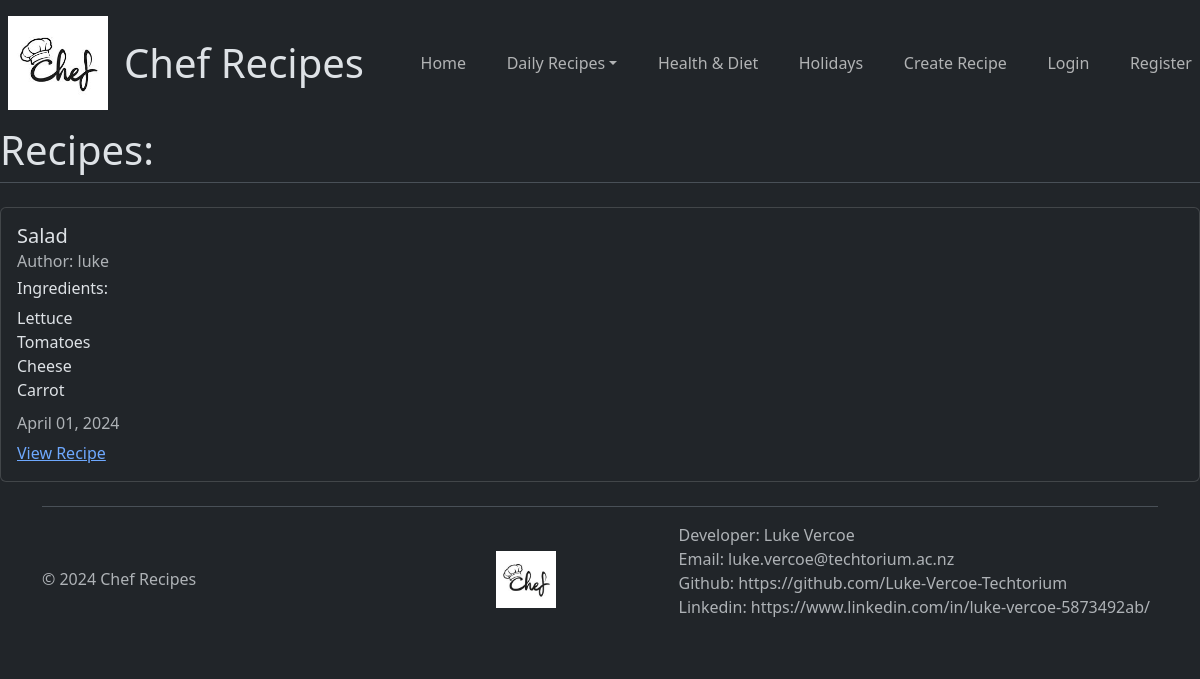
/lunch, run on an earlier commit of the app's database.
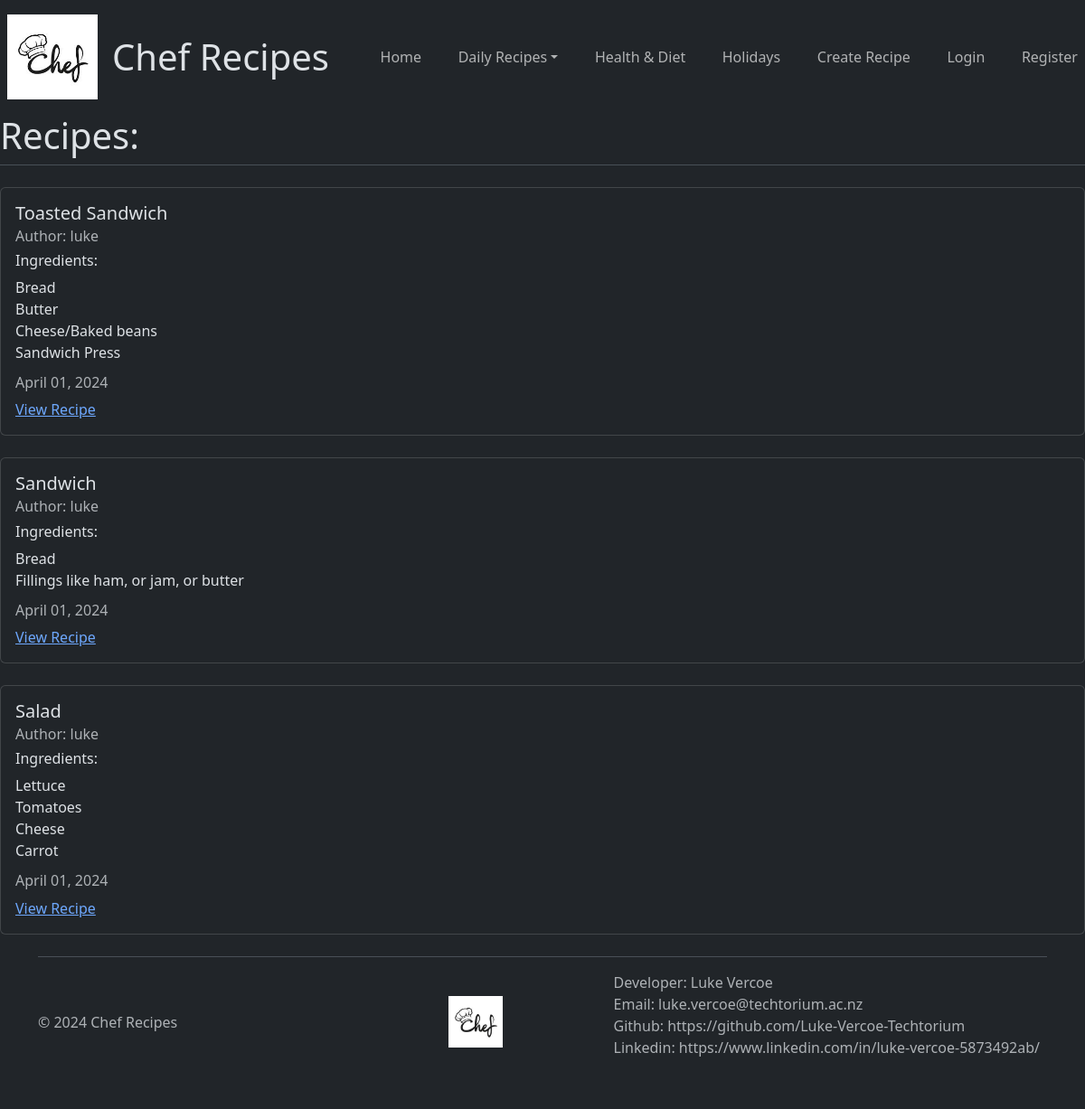
And on a later commit of the database.
### recipes/models.py (models this page shows, shortened)
class recipe(models.Model):
    class Meta:
        ordering = ('-updated_at',)
    title = models.CharField(max_length=100)
    ingredients = models.TextField()
    description = models.TextField()
    category = models.CharField(max_length=100, choices=(
        ("NONE", "None"),
        ("HEALTH_DIET", "Health & Diet"),
        ("HOLIDAYS", "Holidays"),
    ))
    meal_time = models.CharField(max_length=100, choices=(
        ("BREAKFAST", "Breakfast"),
        ("LUNCH", "Lunch"),
        ("DINNER", "Dinner"),
        ("DESSERT", "Dessert"),
    ))
    author = models.ForeignKey(User, on_delete=models.CASCADE)
    created_at = models.DateTimeField(auto_now_add=True)
    updated_at = models.DateTimeField(auto_now=True)

### recipes/views.py (the view)
# urls.py: path("lunch", views.recipeLunchView.as_view(), name="recipes-lunch"),
class recipeLunchView(ListView):
    model = models.recipe
    template_name ="recipes/lunch.html"
    context_object_name = "recipes"

### recipes/templates/recipes/lunch.html (shortened to what this page needs)
{% extends "recipes/base.html" %}
{% block content %}
<h1>Recipes:</h1>
<div class="border-top">
    {% for recipe in recipes %}
    {% if recipe.meal_time == "LUNCH" %}
    {% include "recipes/recipe_display.html" %}
    {% endif %}
    {% endfor %}
</div>
{% endblock content %}

### recipes/templates/recipes/recipe_display.html (shortened to what this page needs)
<div class="card my-4">
    <div class="card-body">
        <h5 class="card-title">{{ recipe.title }}</h5>
        <h6 class="card-subtitle mb-2 text-muted">Author: {{ recipe.author }}</h6>
        <h6 class="card-title">Ingredients:</h6>
        <p class="card-text">
            {{ recipe.ingredients|linebreaksbr }}
        <h6 class="card-subtitle mb-2 text-muted">{{ recipe.updated_at|date:"F d, Y" }}</h6>
        <a href="{% url 'recipes-detail' recipe.pk %}" class="card-link">View Recipe</a>
    </div>
</div>

What changed in the data, as far as the page shows it:
added recipe: title "Toasted Sandwich", author "luke", ingredients "Bread Butter Cheese/Baked beans Sandwich Press", updated_at "April 01, 2024"
added recipe: title "Sandwich", author "luke", ingredients "Bread Fillings like ham, or jam, or butter", updated_at "April 01, 2024"
